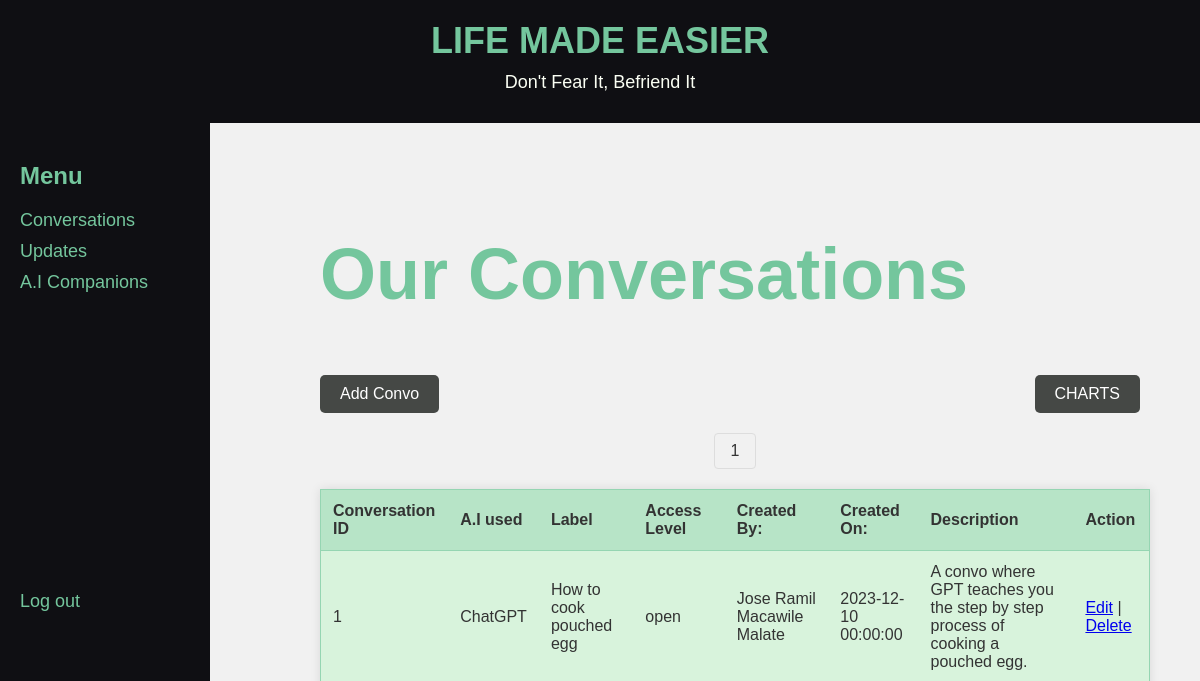
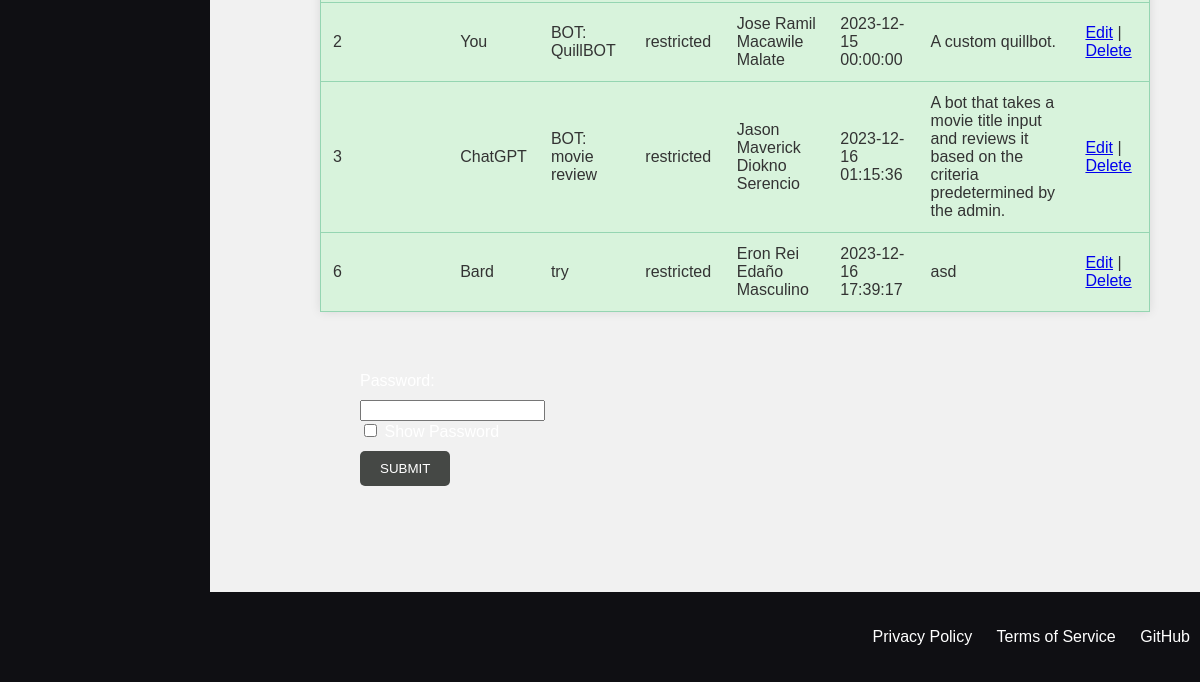
The app's page /conversations.view.php, older data (2 pictures, top to bottom).
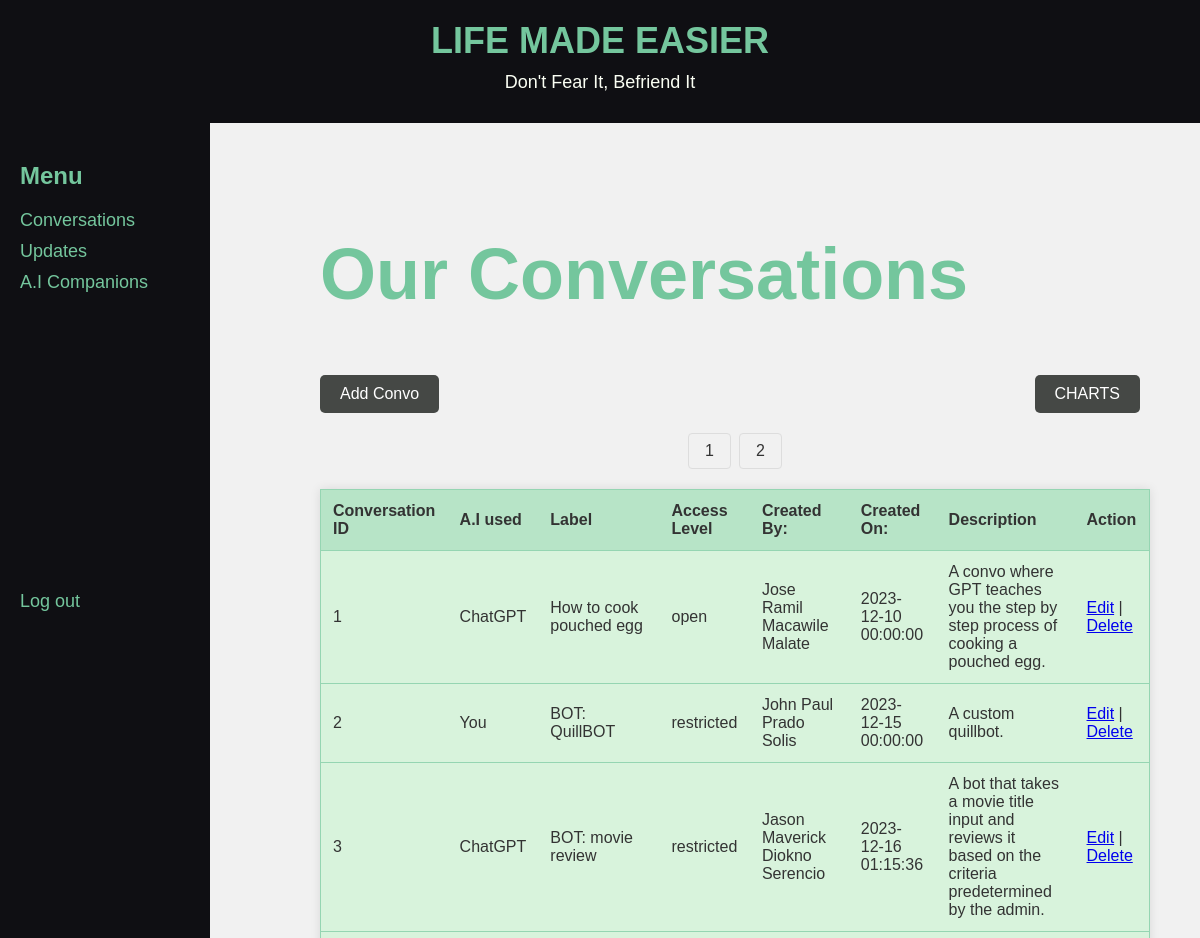
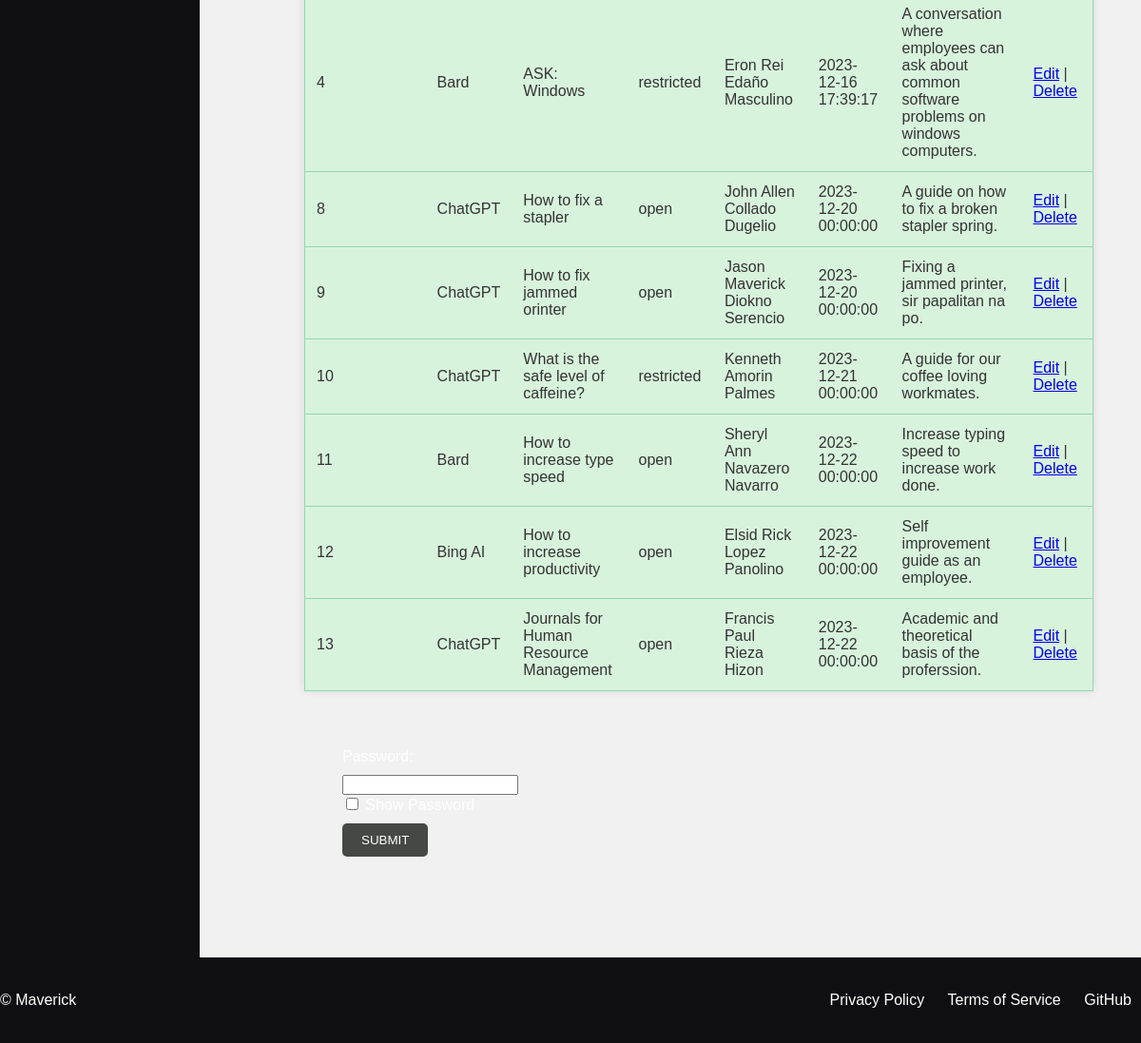
The same page, newer data (2 pictures, top to bottom).
### tables this page shows
CREATE TABLE `ai_conversations` (
  `id` int NOT NULL AUTO_INCREMENT,
  `ai_used` int NOT NULL,
  `conversation_name` text NOT NULL,
  `access_level` int NOT NULL,
  `created_by` int NOT NULL,
  `created_on` datetime NOT NULL,
  `description` text NOT NULL,
  PRIMARY KEY (`id`),
  KEY `'fk_ai_conversations_employees'_idx` (`created_by`),
  KEY `'fk_ai_conversations_artificial_intelligence_used'_idx` (`ai_used`),
  CONSTRAINT `'fk_ai_conversations_artificial_intelligence_used'` FOREIGN KEY (`ai_used`) REFERENCES `artificial_intelligence_used` (`id`),
  CONSTRAINT `'fk_ai_conversations_employees'` FOREIGN KEY (`created_by`) REFERENCES `employees` (`idemployees`)
);

CREATE TABLE `artificial_intelligence_used` (
  `id` int NOT NULL AUTO_INCREMENT,
  `name` varchar(45) NOT NULL,
  `URL` text NOT NULL,
  PRIMARY KEY (`id`)
);

CREATE TABLE `access_level` (
  `id` int NOT NULL AUTO_INCREMENT,
  `level` varchar(45) NOT NULL,
  PRIMARY KEY (`id`)
);

### db.php (called while the page is built)
<?php
class Database {
    private $host = 'localhost';
    private $username = 'root';
    private $password = 'jhayzkeller9122';
    private $database = 'mydb';
    private $conn;
    public function __construct() {
        try {
            $dsn = "mysql:host={$this->host};dbname={$this->database}";
            $this->conn = new PDO($dsn, $this->username, $this->password);
            $this->conn->setAttribute(PDO::ATTR_ERRMODE, PDO::ERRMODE_EXCEPTION);
        } catch (PDOException $e) {
            die("Connection failed: " . $e->getMessage());
        }
    }
    public function getConnection() {
        return $this->conn;
    }
}
?>

### conversations.php (called while the page is built, shortened)
<?php
include_once("db.php");
class Conversations {
    private $db;
    public function __construct($db) {
        $this->db = $db;
    }
    public function displayPage($startIndex, $resultsPerPage) {
        try {
            $sql = "SELECT ai_conversations.id, artificial_intelligence_used.name AS 'A.I Used', conversation_name AS 'Conversation Name', access_level.level AS 'Access Level', concat(employees.first_name, ' ', employees.middle_name, ' ', employees.last_name) AS 'Created By', created_on AS 'Created On', description AS Description
                    FROM ai_conversations
                    INNER JOIN artificial_intelligence_used
                    ON ai_conversations.ai_used = artificial_intelligence_used.id
                    INNER JOIN access_level
                    ON ai_conversations.access_level = access_level.id
                    INNER JOIN employees
                    ON created_by = employees.idemployees
                    WHERE access_level <> 3
                    ORDER BY id ASC
                    LIMIT :startIndex, :resultsPerPage";
            $stmt = $this->db->getConnection()->prepare($sql);
            $stmt->bindParam(':startIndex', $startIndex, PDO::PARAM_INT);
            $stmt->bindParam(':resultsPerPage', $resultsPerPage, PDO::PARAM_INT);
            $stmt->execute();
            $result = $stmt->fetchAll(PDO::FETCH_ASSOC);
            return $result;
        } catch (PDOException $e) {
            echo "Error: " . $e->getMessage();
            throw $e;
        }
    }
    public function countAll() {
        try {
            $sql = "SELECT COUNT(*) as total FROM ai_conversations";
            $stmt = $this->db->getConnection()->prepare($sql);
            $stmt->execute();
            $result = $stmt->fetch(PDO::FETCH_ASSOC);
            return $result['total'];
        } catch (PDOException $e) {
            echo "Error: " . $e->getMessage();
            throw $e;
        }
    }
}
?>

### conversations.view.php (the view, shortened to what this page needs)
<?php
include_once("db.php");
include_once("conversations.php");
$db = new Database();
$conversations = new Conversations($db);
?>
<!DOCTYPE html>
<html lang="en">
<head>
    <link rel="stylesheet" type="text/css" href="styles.css">
</head>
<body>
    <?php include('navbar.php'); ?>
    <div class="content">
        <h2>Our Conversations</h2>
        <a class="button-link" href="conversations_add.php">Add Convo</a>
        <div style="float: right; margin-right: 10px;">
            <li class="dropdown">
                    <a href="#" class="button-link">CHARTS</a>
                </li>
        </div>
        <table class="orange-theme">
            <thead>
                <tr>
                    <th>Conversation ID</th>
                    <th>A.I used</th>
                    <th>Label</th>
                    <th>Access Level</th>
                    <th>Created By:</th>
                    <th>Created On:</th>
                    <th>Description</th>
                    <th>Action</th>
                </tr>
            </thead>
            <tbody>
                <?php
                $page = isset($_GET['page']) ? $_GET['page'] : 1;
                $resultsPerPage = 10;
                $startIndex = ($page - 1) * $resultsPerPage;
                $results = $conversations->displayPage($startIndex, $resultsPerPage);
                foreach ($results as $result) {
                ?>
                <tr>
                    <td><?php echo $result['id']; ?></td>
                    <td><?php echo $result['A.I Used']; ?></td>
                    <td><?php echo $result['Conversation Name']; ?></td>
                    <td><?php echo $result['Access Level']; ?></td>
                    <td><?php echo $result['Created By']; ?></td>
                    <td><?php echo $result['Created On']; ?></td>
                    <td><?php echo $result['Description']; ?></td>
                    <td>
                        <a href="conversations_edit.php?id=<?php echo $result['id']; ?>">Edit</a>
                        |
                        <a href="conversations_delete.php?id=<?php echo $result['id']; ?>">Delete</a>
                    </td>
                </tr>
            <?php }
                $totalRows = $conversations->countAll();
                $totalPages = ceil($totalRows / $resultsPerPage);
                echo '<div class="pagination">';
                for ($i = 1; $i <= $totalPages; $i++) {
                    echo '<a href="?page=' . $i . '">' . $i . '</a>';
                }
            ?>
            </tbody>
        </table>
        <form method="post" style="background-color: #f1f1f1; padding: 40px; box-shadow: 0 0 0px rgba(0, 0, 0, 0.1); width: 500px; border: none;">
            <label for="toggleVisibility" style="color: white">Password:</label>
            <input type="password" id="password" name="password" required>
            <label for="toggleVisibility" style="color: white">
                <input type="checkbox" id="toggleVisibility" onchange="togglePasswordVisibility()">
            </label>
            <button type="submit" class="button-link">SUBMIT</button>
        </form>
    </div>
</body>
</html>

### navbar.php (shortened to what this page needs)
<div class="sidebar">
        <br><br><br><br><br><br><br>
        <h1>Menu</h1>
        <ul>
            <li><a href="conversations.view.php">Conversations</a></li>
            <li><a href="updates.view.php">Updates</a></li>
            <li class="dropdown">
                <a href="#" class="dropbtn">A.I Companions</a>
            </li>
            <br><br><br><br><br><br><br><br><br><br><br><br><br><br><br><br><br>
            <li><a href="/">Log out</a></li>
        </ul>
</div>

### styles.css (style rules this page uses)
.sidebar { position: fixed; width: 170px; height: 95%; background-color: #0f0f13; color: #74C69D; padding: 20px; top: 0; }
.sidebar h1 { font-size: 24px; margin-bottom: 20px; }
.sidebar ul { list-style: none; padding: 0; }
.sidebar li { margin-bottom: 10px; }
.sidebar a { text-decoration: none; color: #74C69D; font-size: 18px; }
.content { margin-left: 270px; padding: 50px; }
body { font-family: Arial, sans-serif; background-color: #f1f1f1; background-size: cover; background-position: center; background-repeat: no-repeat; color: #333; margin: 0; padding: 0; }
h1 { color: #74C69D; }
h2 { font-size: 72px; color: #74C69D; }
.dropdown { position: relative; display: inline-block; }
.dropdown .dropbtn { text-decoration: none; color: #74C69D; font-size: 18px; }
table { width: 100%; border-collapse: collapse; margin: 20px 0; background-color: #D8F3DC; border: 1px solid #95D5B2; box-shadow: 0 0 10px rgba(0, 0, 0, 0.1); }
th, td { padding: 12px; text-align: left; border-bottom: 1px solid #95D5B2; }
th { background-color: #B7E4C7; }
form { background-color: #454845; border: 1px solid #454845; padding: 40px; box-shadow: 0 0 10px rgba(0, 0, 0, 0.1); width: 500px; }
label { display: block; margin-bottom: 10px; color: #74C69D; }
header { background-color: #0f0f13; color: #fbfff4; padding: 20px 0; text-align: center; }
.header-content { display: flex; flex-direction: column; justify-content: center; align-items: center; }
.header-content h1 { font-size: 36px; margin: 0; }
.header-content p { font-size: 18px; margin: 10px 0; }
.button-link { display: inline-block; padding: 10px 20px; background-color: #454845; color: #fff; text-decoration: none; border: none; border-radius: 5px; cursor: pointer; transition: background-color 0.3s; }
footer { background-color: #0f0f13; color: #fff; padding: 20px 0; text-align: center; }
.footer-content { display: flex; justify-content: space-between; align-items: center; }
.footer-links { list-style: none; padding: 0; }
.footer-links li { display: inline; margin: 0 10px; }
.footer-links a { text-decoration: none; color: #fff; }
.pagination { display: flex; justify-content: center; margin-top: 20px; }
.pagination a { color: #333; padding: 8px 16px; text-decoration: none; transition: background-color 0.3s; border: 1px solid #ddd; margin: 0 4px; }
.pagination a:first-child, .pagination a:last-child { border-radius: 4px; }

Row changes from the older to the newer data that the page shows:
no longer on this page (row edited): ai_conversations: id "6", ai_used.name "Bard", conversation_name "try", access_level.level "restricted", Created "Eron Rei Edaño Masculino", created_on "2023-12-16 17:39:17", description "asd"
changed ai_conversations "BOT: QuillBOT": Created "Jose Ramil Macawile Malate" → "John Paul Prado Solis"
added ai_conversations: id "4", ai_used.name "Bard", conversation_name "ASK: Windows", access_level.level "restricted", Created "Eron Rei Edaño Masculino", created_on "2023-12-16 17:39:17", description "A conversation where employees can ask about common software problems on windows computers."
added ai_conversations: id "8", ai_used.name "ChatGPT", conversation_name "How to fix a stapler", access_level.level "open", Created "John Allen Collado Dugelio", created_on "2023-12-20 00:00:00", description "A guide on how to fix a broken stapler spring."
added ai_conversations: id "9", ai_used.name "ChatGPT", conversation_name "How to fix jammed orinter", access_level.level "open", Created "Jason Maverick Diokno Serencio", created_on "2023-12-20 00:00:00", description "Fixing a jammed printer, sir papalitan na po."
added ai_conversations: id "10", ai_used.name "ChatGPT", conversation_name "What is the safe level of caffeine?", access_level.level "restricted", Created "Kenneth Amorin Palmes", created_on "2023-12-21 00:00:00", description "A guide for our coffee loving workmates."
added ai_conversations: id "11", ai_used.name "Bard", conversation_name "How to increase type speed", access_level.level "open", Created "Sheryl Ann Navazero Navarro", created_on "2023-12-22 00:00:00", description "Increase typing speed to increase work done."
added ai_conversations: id "12", ai_used.name "Bing AI", conversation_name "How to increase productivity", access_level.level "open", Created "Elsid Rick Lopez Panolino", created_on "2023-12-22 00:00:00", description "Self improvement guide as an employee."
added ai_conversations: id "13", ai_used.name "ChatGPT", conversation_name "Journals for Human Resource Management", access_level.level "open", Created "Francis Paul Rieza Hizon", created_on "2023-12-22 00:00:00", description "Academic and theoretical basis of the proferssion."
Text that changed along with them:
text no longer shown: "LIFE MADE EASIER Don't Fear It, Befriend It Privacy Policy Terms of Service GitHub"
text now shown: "LIFE MADE EASIER Don't Fear It, Befriend It © Maverick Privacy Policy Terms of Service GitHub"
new list line: "2"
